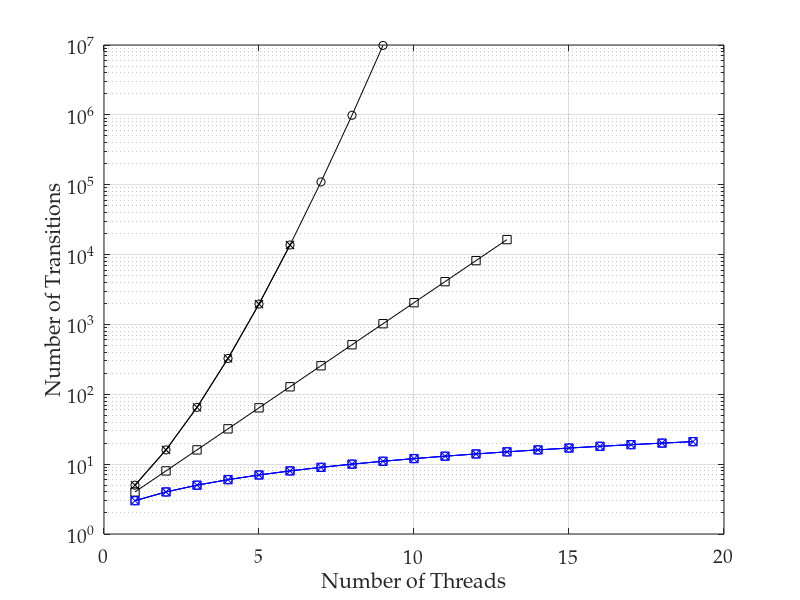

MATLAB code to generate this figure: (Note: this script raises an error after producing the figure.)
%% importing data
transitions = dlmread('indep_trans_1.csv', ',', 1, 0);
% convert 0 values to NaNs, as these don't plot
transitions(transitions==0)=nan;
threads = [1:19];

%% plotting lines

semilogy(threads, transitions(:, 1), 'ko-')
hold on
semilogy(threads, transitions(:, 2), 'kx-')
semilogy(threads, transitions(:, 3), 'ks-')
semilogy(threads, transitions(:, 4), 'bo-')
semilogy(threads, transitions(:, 5), 'bx-')
semilogy(threads, transitions(:, 6), 'bs-')
hold off
grid on

%% adding axis labels
% legend doesn't fit, so just refer to other figure for key
set(gca, 'FontName', 'Palatino Linotype', 'FontSize', 14);
xlabel('Number of Threads');
ylabel('Number of Transitions')

%% output pdf file
h = figure(1);
h.Units = 'centimeters'; % set figure position to cm
%h.Position(2) = [h.Position(2)-9]; % set figure position bevore resize
h.Position([3:4]) = [10,8]; % resize figure
Plot2LaTeX( h, 'indep_trans_fig1' )